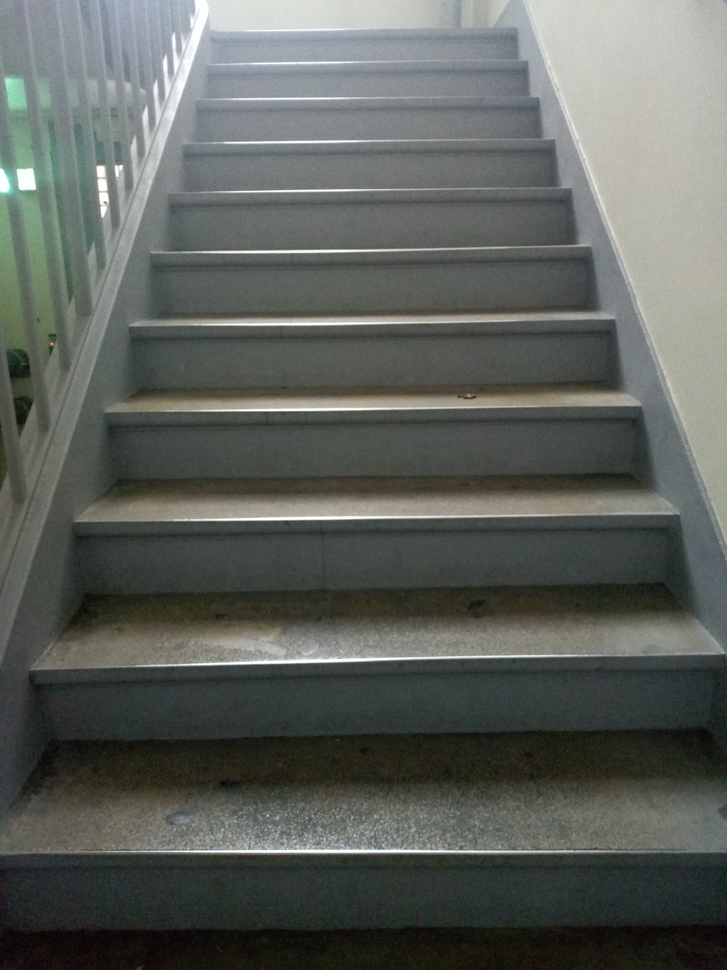
//> input picture bdd/1.png, 727 x 970 px, shrunk from 1701 x 2268 before the run
$ ./hough   (built with g++ and OpenCV 4)
//> lines starting //> are read from the running program, lines starting //| are printed output that depends on the picture; after the words box and inside, x2 and y2 are one past the last pixel; in counts of white or black regions, pixels touching at a corner belong together
#include "opencv2/imgcodecs.hpp"
#include "opencv2/highgui.hpp"
#include <opencv2/tracking.hpp>

#include <string.h>
#include <iostream>

using namespace cv;
using namespace std;

bool b = true;
Mat src_gray,src;
int MAX_KERNEL_LENGTH=5;
vector<pair<Point,Point>> vec;

bool compare(pair<Point,Point> i, pair<Point,Point> j) {
    return  (abs(abs(i.second.y)-abs(j.second.y))>25);
}

int main( int argc, char** argv )
{
    src = imread("1.png",IMREAD_COLOR);
//> src is the input picture: 970 rows x 727 cols, CV_8UC3; mean B, G, R 91.8, 96.5, 92.4
    if( src.empty() )
    { help();
      return -1;
    }
    // from color to grayscale
    cvtColor( src, src_gray, COLOR_BGR2GRAY );

    // gaussian blur
    for ( int i = 1; i < MAX_KERNEL_LENGTH; i = i + 2 )
    { GaussianBlur( src_gray, src_gray, Size( i, i ),  0, 0 ); }

    // contour filter
    Canny(src_gray, src_gray, 50, 200, 3);
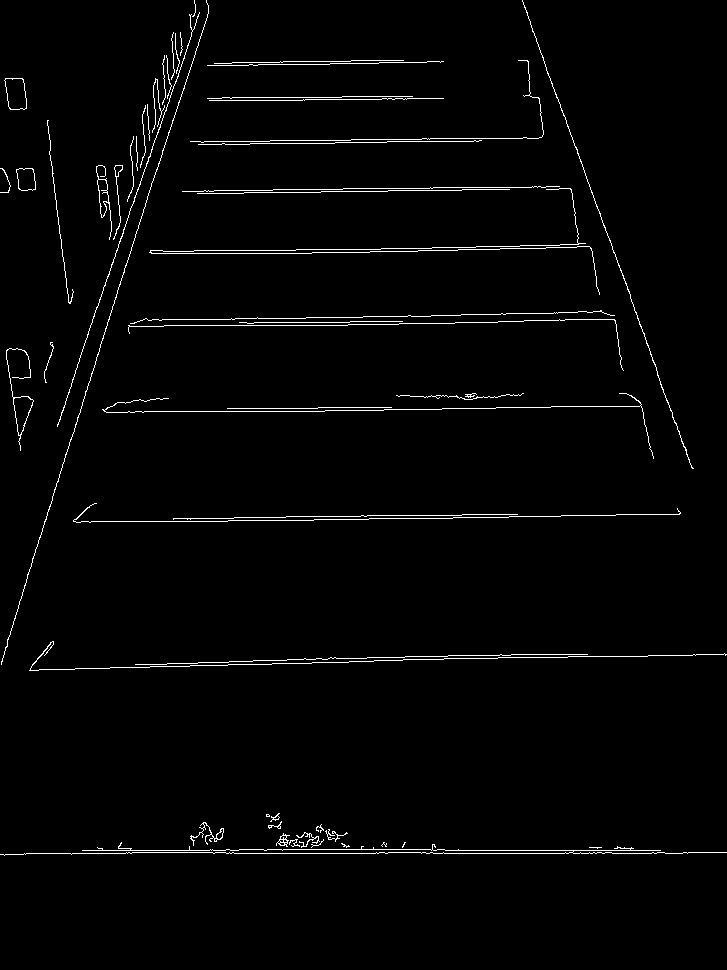
//> src_gray: 970 rows x 727 cols, CV_8UC1; 1.8% white in thin lines or dots, all inside (x1, y1, x2, y2) = (0, 0, 727, 856)

    // detect Hough lines
    vector<Vec2f> lines;
    HoughLines(src_gray, lines, 1, CV_PI/180, 150, 0, 0 );
//> lines = 35 lines (rho, theta), first 12: [853, 1.57], [850, 1.57], [525, 1.55], [-490, 2.79], [416, 1.55], [666, 1.55], [192, 0.33], [255, 1.55], [323, 1.55], [197, 1.55], [69, 1.55], [330, 1.55]

    Point pt1, pt2;

    for( size_t i = 0; i < lines.size(); i++ ) {
        // get theta and rho
        float rho = lines[i][0], theta = lines[i][1];

        double a = cos(theta), b = sin(theta);
        double x0 = a*rho, y0 = b*rho;
        // sin(theta) * rho - 1000* cos(theta)
        pt1.x = cvRound(x0 + 10000*(-b));
        pt1.y = cvRound(y0 + 10000*(a));
        pt2.x = cvRound(x0 - 10000*(-b));
        pt2.y = cvRound(y0 - 10000*(a));

        // if no added lines, add line
        if(vec.empty()){
                vec.push_back(make_pair(pt1,pt2));
            }
        else
            // compare with other lines
            for (auto & v : vec){
                b = b && compare(make_pair(pt1,pt2), v);
            }
        // only add line if it isn't too close to other existing lines
        // rho positive and theta between PI/4 and 3PI/4
        // this is to avoid vertical lines
        if(b){//} && ((rho > 0) &&  (theta < 3*CV_PI/4 && theta > CV_PI/4))){
            vec.push_back(make_pair(pt1,pt2));
            // draw line
            line(src, pt1, pt2, Scalar(0,0,255), 4, LINE_AA);
        }
    }
//> this loop made 35 passes
//> (rho, theta, a, b, x0, y0) on passes 1 to 12: (853, 1.57, -4.37e-08, 1, -3.73e-05, 853), (850, 1.57, -4.37e-08, 0, -3.72e-05, 850), (525, 1.55, 0.0175, 1, 9.16, 524.9), (-490, 2.79, -0.94, 1, 460.4, -167.6), (416, 1.55, 0.0175, 1, 7.26, 415.9), (666, 1.55, 0.0175, 1, 11.62, 665.9), (192, 0.332, 0.946, 1, 181.5, 62.51), (255, 1.55, 0.0175, 1, 4.45, 255), (323, 1.55, 0.0175, 1, 5.64, 323), (197, 1.55, 0.0175, 1, 3.44, 197), (69, 1.55, 0.0175, 1, 1.2, 68.99), (330, 1.55, 0.0175, 0, 5.76, 329.9)
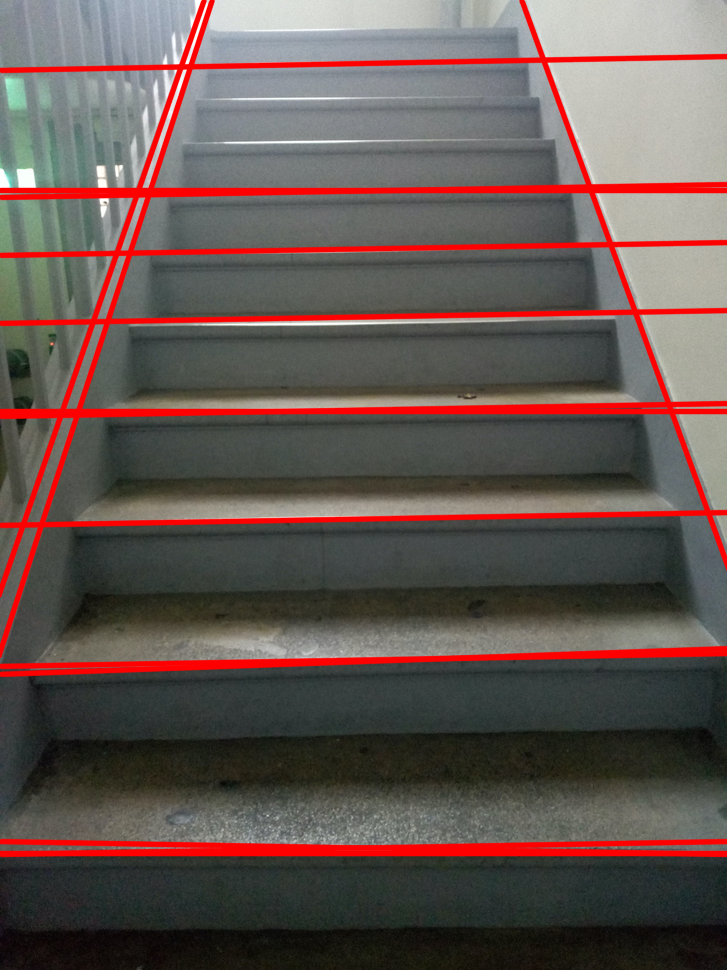
//> src: 970 rows x 727 cols, CV_8UC3; 9.27% of pixels changed, all inside (x1, y1, x2, y2) = (0, 0, 727, 858)
    // show number of lines
    putText(src, to_string(vec.size()-1) , cvPoint(50,50),
                FONT_HERSHEY_COMPLEX_SMALL, 3, cvScalar(200,200,250), 2, LINE_AA);
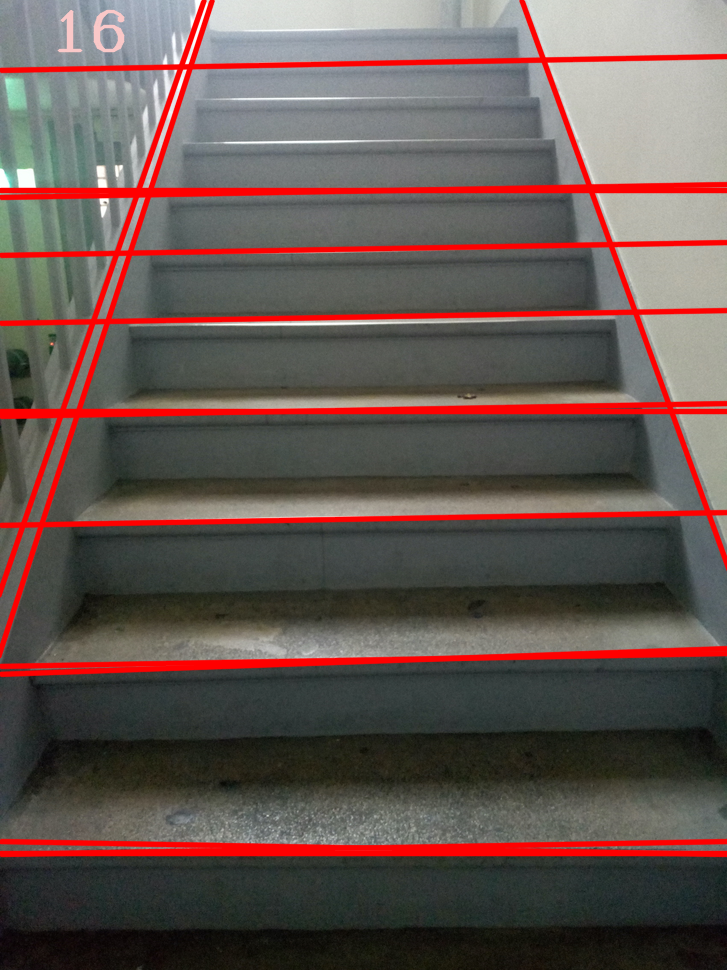
//> src: 970 rows x 727 cols, CV_8UC3; 0.17% of pixels changed, all inside (x1, y1, x2, y2) = (57, 9, 125, 53)

    imshow("detected lines", src_gray);
    waitKey();
    return 0;

}

$ run again, with bdd/14.png copied over bdd/1.png
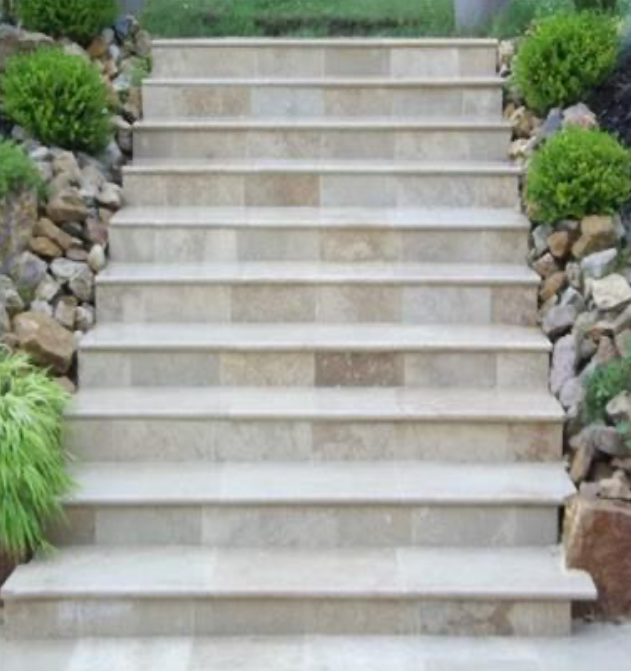
//> input picture bdd/14.png, 631 x 671 px
//> src is the input picture: 671 rows x 631 cols, CV_8UC3; mean B, G, R 149.4, 161.1, 157.1
//> `Canny(src_gray, src_gray, 50, 200, 3);`:
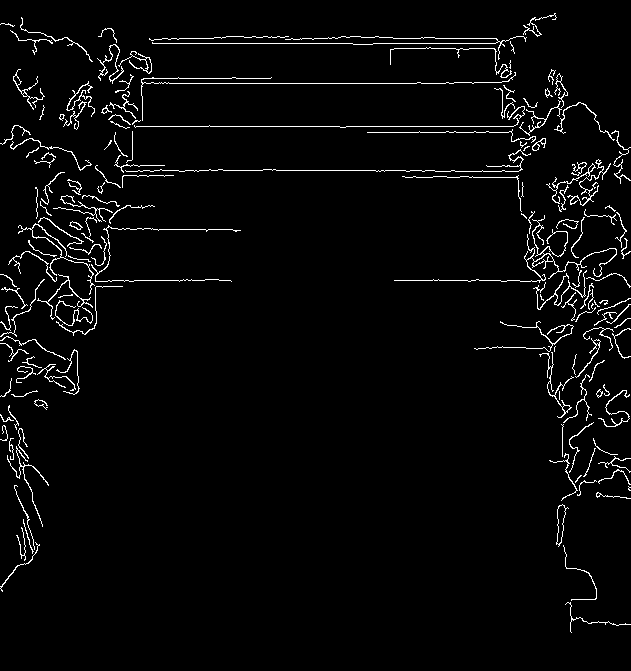
//> src_gray: 671 rows x 631 cols, CV_8UC1; 3.2% white in thin lines or dots
//> lines = 7 lines (rho, theta): [126, 1.57], [43, 1.57], [83, 1.57], [170, 1.57], [280, 1.57], [38, 1.57], [132, 1.57]
//> the loop `for( size_t i = 0; i < lines.size(); i++ )` made 7 passes
//> (rho, b, x0, y0) on passes 1 to 7: (126, 1, -5.51e-06, 126), (43, 1, -1.88e-06, 43), (83, 1, -3.63e-06, 83), (170, 1, -7.43e-06, 170), (280, 1, -1.22e-05, 280), (38, 0, -1.66e-06, 38), (132, 0, -5.77e-06, 132)
//> `putText(src, to_string(vec.size()-1) , cvPoint(50,50), FONT_HERSHEY_CO..`:
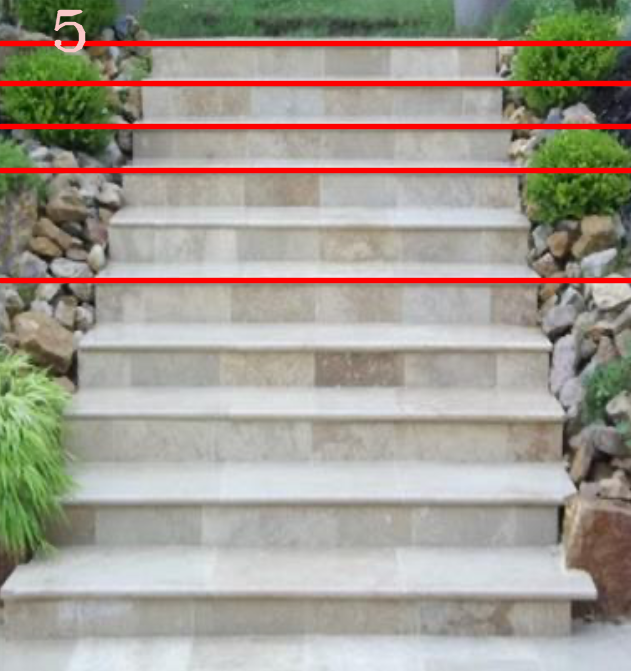
//> src: 671 rows x 631 cols, CV_8UC3; mean B, G, R 144.1, 155.1, 161.7

$ run again, with bdd/2.png copied over bdd/1.png
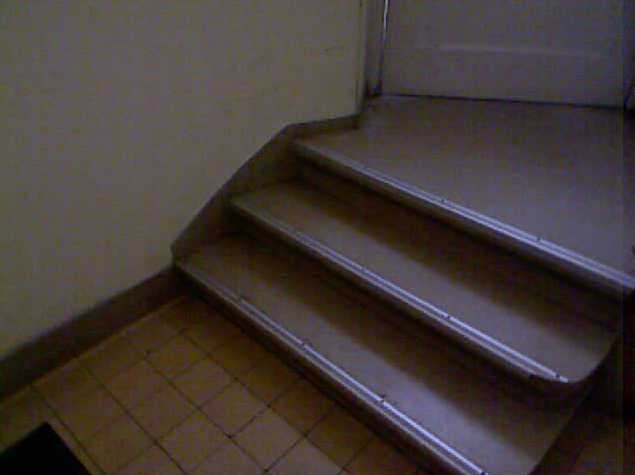
//> input picture bdd/2.png, 635 x 475 px
//> src is the input picture: 475 rows x 635 cols, CV_8UC3; mean B, G, R 56.2, 59, 68.6
//> `Canny(src_gray, src_gray, 50, 200, 3);`:
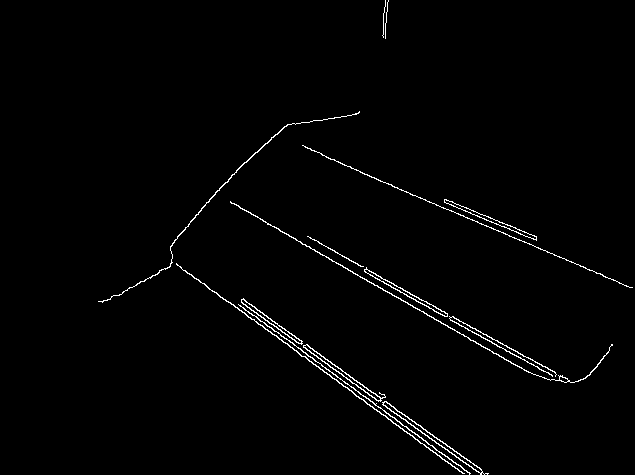
//> src_gray: 475 rows x 635 cols, CV_8UC1; 1.4% white in thin lines or dots, all inside (x1, y1, x2, y2) = (98, 0, 633, 475)
//> lines = 10 lines (rho, theta): [110, 2.2], [59, 2.09], [102, 2.2], [18, 1.97], [57, 2.08], [61, 2.08], [106, 2.2], [98, 2.2], [108, 2.18], [117, 2.18]
//> the loop `for( size_t i = 0; i < lines.size(); i++ )` made 10 passes
//> (rho, theta, a, b, x0, y0) on passes 1 to 8: (110, 2.2, -0.588, 0.809, -64.66, 88.99), (59, 2.09, -0.5, 1, -29.5, 51.1), (102, 2.2, -0.588, 0, -59.95, 82.52), (18, 1.97, -0.391, 1, -7.03, 16.57), (57, 2.08, -0.485, 1, -27.63, 49.85), (61, 2.08, -0.485, 0, -29.57, 53.35), (106, 2.2, -0.588, 0, -62.31, 85.76), (98, 2.2, -0.588, 0, -57.6, 79.28)
//> `putText(src, to_string(vec.size()-1) , cvPoint(50,50), FONT_HERSHEY_CO..`:
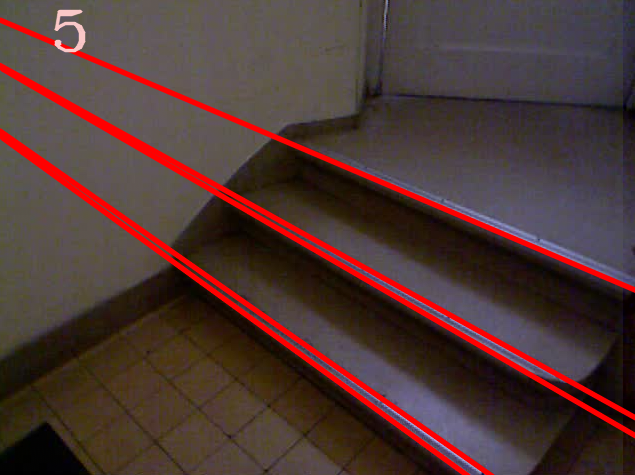
//> src: 475 rows x 635 cols, CV_8UC3; mean B, G, R 51.7, 54.9, 78.8

$ run again, with bdd/23.png copied over bdd/1.png
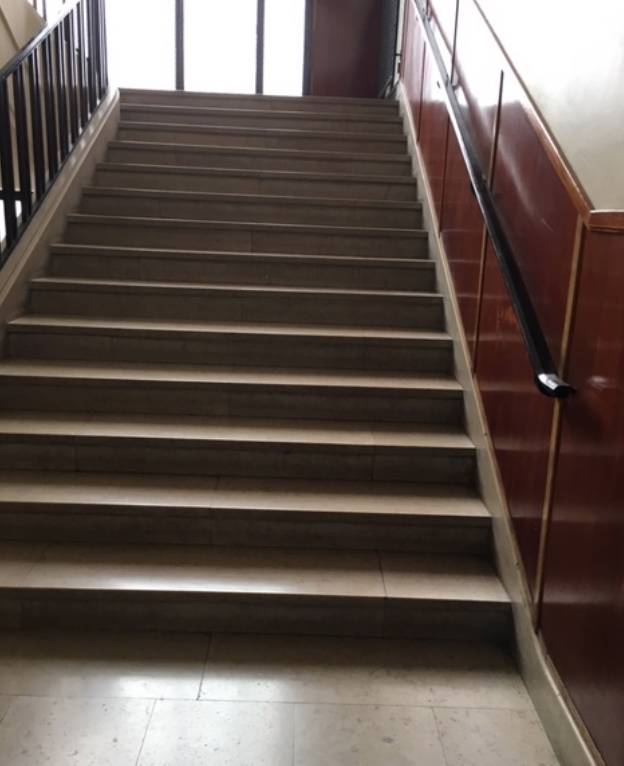
//> input picture bdd/23.png, 624 x 766 px
//> src is the input picture: 766 rows x 624 cols, CV_8UC3; mean B, G, R 79.9, 86.1, 98.2
//> `Canny(src_gray, src_gray, 50, 200, 3);`:
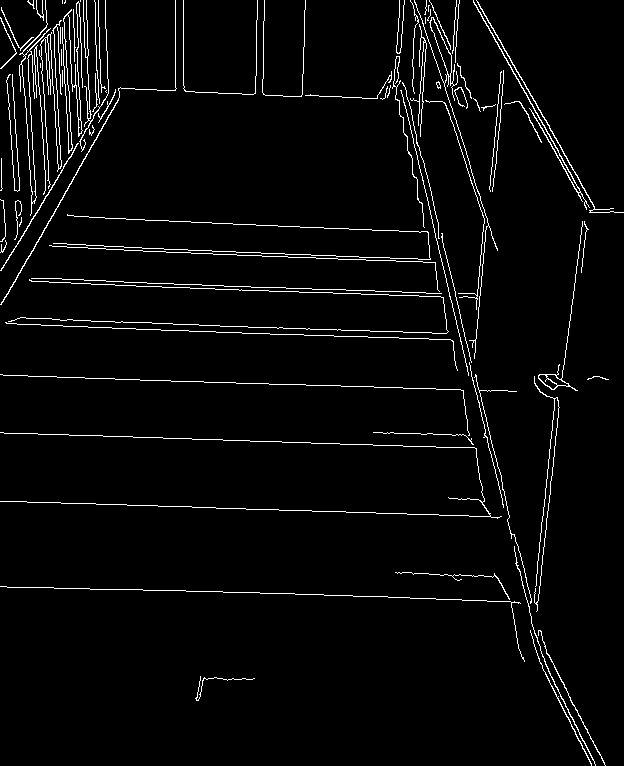
//> src_gray: 766 rows x 624 cols, CV_8UC1; 3.4% white in thin lines or dots
//> lines = 26 lines (rho, theta), first 12: [374, 1.61], [281, 1.61], [583, 1.61], [317, 1.61], [277, 1.61], [499, 1.61], [-370, 2.9], [431, 1.61], [324, 1.61], [-366, 2.9], [-377, 2.91], [-412, 2.62]
//> the loop `for( size_t i = 0; i < lines.size(); i++ )` made 26 passes
//> (rho, theta, a, b, x0, y0) on passes 1 to 8: (374, 1.61, -0.0349, 0.999, -13.05, 373.8), (281, 1.61, -0.0349, 1, -9.81, 280.8), (583, 1.61, -0.0349, 1, -20.35, 582.6), (317, 1.61, -0.0349, 1, -11.06, 316.8), (277, 1.61, -0.0349, 0, -9.67, 276.8), (499, 1.61, -0.0349, 1, -17.41, 498.7), (-370, 2.9, -0.97, 1, 359, -89.51), (431, 1.61, -0.0349, 1, -15.04, 430.7)
//> `putText(src, to_string(vec.size()-1) , cvPoint(50,50), FONT_HERSHEY_CO..`:
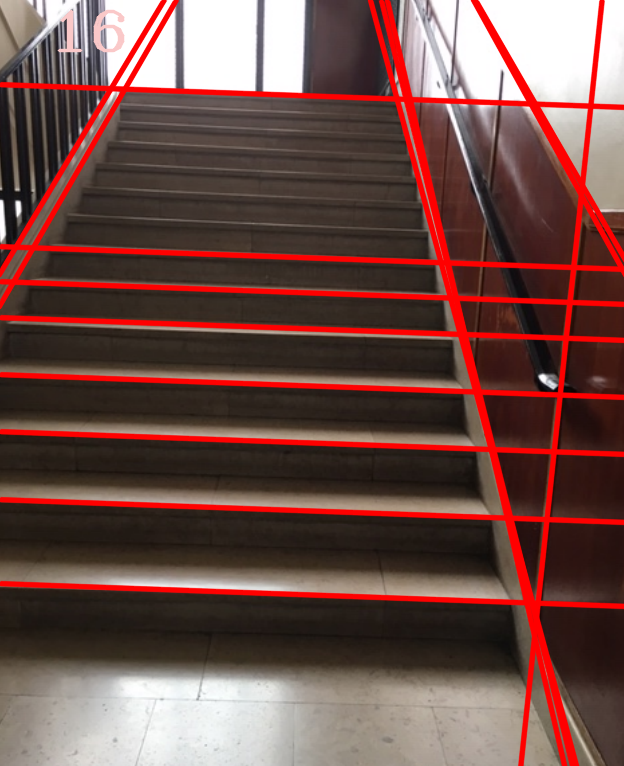
//> src: 766 rows x 624 cols, CV_8UC3; mean B, G, R 71.4, 76.8, 111.7
